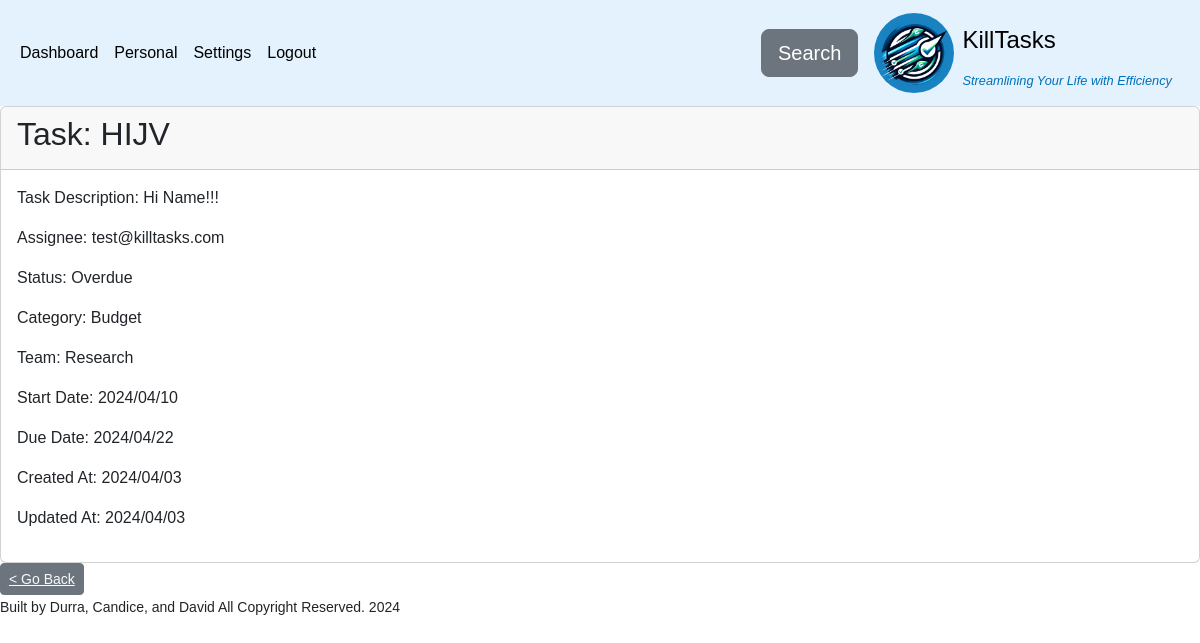
/private/task_view.php?task_id=29 (signed in), run on an earlier commit of the app's database.
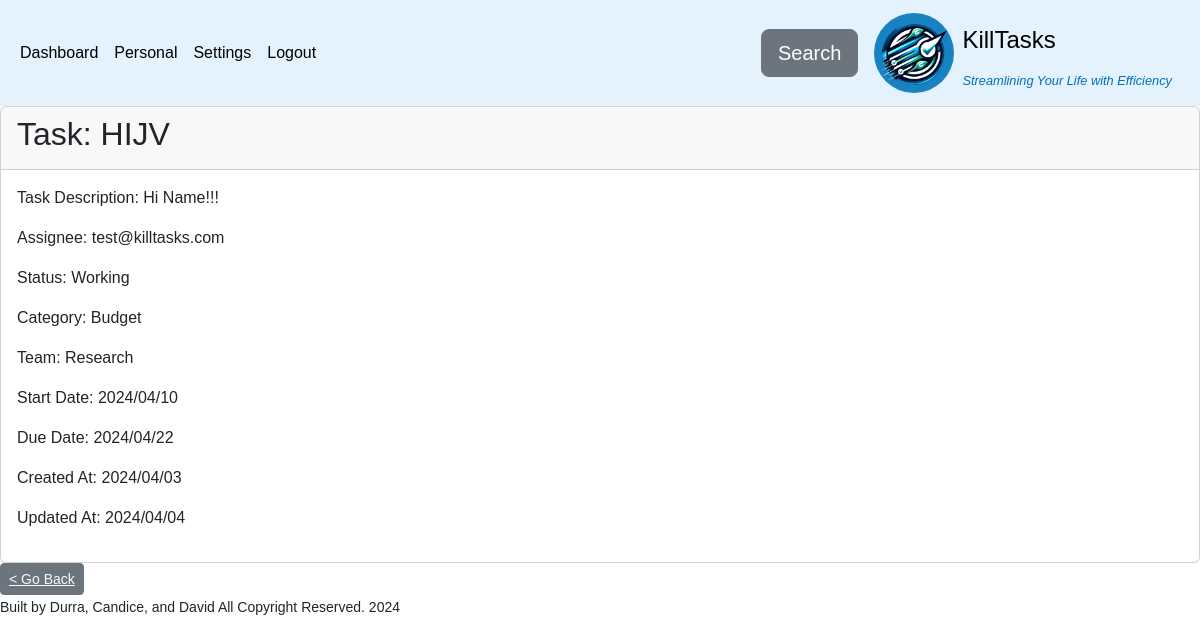
And on a later commit of the database.
### tables this page shows
CREATE TABLE `task` (
  `task_id` int(11) NOT NULL,
  `task_name` varchar(255) DEFAULT NULL,
  `task_description` varchar(255) DEFAULT NULL,
  `user_email` varchar(50) NOT NULL,
  `category` varchar(50) NOT NULL,
  `status` varchar(50) NOT NULL DEFAULT 'working',
  `team` varchar(50) DEFAULT NULL,
  `created_at` timestamp NOT NULL DEFAULT current_timestamp(),
  `updated_at` datetime DEFAULT current_timestamp() ON UPDATE current_timestamp(),
  `start_date` timestamp NULL DEFAULT NULL,
  `due_date` timestamp NULL DEFAULT NULL,
  `deleted` tinyint(1) NOT NULL DEFAULT 0
);

### server/config/pdo.php (called while the page is built, shortened)
<?php
  class PdoDao {
    private PDO $pdo;
    private static string $DB_HOST = "localhost";
    private static string $DB_USER = "admin";
    private static string $DB_PASS = "admin";
    private static string $DB_NAME = "killtasks";
    private static string $DB_PORT = "3306";
    function __construct() {
      $dsn = "mysql:host=" . self::$DB_HOST . ";dbname=" . self::$DB_NAME . ";port=" . self::$DB_PORT;
      try {
        $this->pdo = new PDO($dsn, self::$DB_USER, self::$DB_PASS);
        $this->pdo->setAttribute(PDO::ATTR_ERRMODE, PDO::ERRMODE_EXCEPTION);
      } catch (PDOException $e) {
        echo "Connection failed: " . $e->getMessage();
      }
    }
    function get_pdo(): PDO {
      return $this->pdo;
    }
  }

### server/service/task.php (called while the page is built, shortened)
<?php
include_once("../server/model/task.php");
include_once("../server/config/pdo.php");
include_once("../server/utils/convertors.php");
class TaskService
{
  private PDO $conn;
  public function __construct(PdoDao $pdo = new PdoDao())
  {
    $this->conn = $pdo->get_pdo();
  }
  public function get_task_by_id(int $task_id): Task
  {
    $sql = " SELECT
      * FROM task
      WHERE task_id = :task_id
      ;
    ";
    try {
      $stmt = $this->conn->prepare($sql);
      $stmt->bindParam(':task_id', $task_id, PDO::PARAM_INT);
      $stmt->execute();
      $result =  $stmt->fetch(PDO::FETCH_ASSOC);
      if (!empty($result)) {
        return new Task(
          $result['task_id'],
          $result['task_name'],
          $result['task_description'],
          $result['user_email'],
          $result['category'],
          $result['status'],
          $result['team'],
          $result['start_date'],
          $result['due_date'],
          $result['created_at'],
          $result['updated_at']
        );
      }
    } catch (PDOException $e) {
      echo $e->getMessage();
    }
  }
}

### server/model/task.php (called while the page is built, shortened)
<?php
class Task implements \JsonSerializable
{
  private string $task_name;
  private string $task_description;
  private string $user_email;
  private string $category;
  private string $status;
  private string $team;
  private ?string $created_at;
  private ?string $updated_at;
  private string $start_date;
  private string $due_date;
  function __construct(?int $task_id, string $task_name, string $task_description, string $user_email, string $category, string $status,  string $team, string $start_date, string $due_date, ?string $created_at = null, ?string $updated_at = null)
  {
    $this->task_name = $task_name;
    $this->task_description = $task_description;
    $this->user_email = $user_email;
    $this->status = strtolower($status);
    $this->category = strtolower($category);
    $this->team = strtolower( $team);
    $this->created_at = $created_at;
    $this->updated_at = $updated_at;
    $this->start_date = $start_date;
    $this->due_date = $due_date;
  }
  public function get_task_name(): string
  {
    return $this->task_name;
  }
  public function get_task_description(): string
  {
    return $this->task_description;
  }
  public function get_user_email(): string
  {
    return $this->user_email;
  }
  public function get_team(): string | null
  {
    return $this->team;
  }
  public function get_status(): string
  {
    return $this->status;
  }
  public function get_category(): string | null
  {
    return $this->category;
  }
  public function get_created_at(): string
  {
    return $this->created_at;
  }
  public function get_updated_at(): string | null
  {
    return $this->updated_at;
  }
  public function get_start_date(): string | null
  {
    return $this->start_date;
  }
  public function get_due_date(): string | null
  {
    return $this->due_date;
  }
}

### server/utils/convertors.php (called while the page is built, shortened)
<?php
function string_to_date(?string  $date, string $format = "c")
{
  return $date  ?  date($format, strtotime($date)) : "";
}

### private/task_view.php (the view, shortened to what the changed rows need)
<?php
include_once("../server/service/task.php");
include_once("../server/utils/convertors.php");
if (isset($_GET["task_id"])) {
  $task_id = $_GET['task_id'];
  $service = new TaskService();
  $task = $service->get_task_by_id(intval($task_id));
  if (isset($task)) {
    $task_name = $task->get_task_name();
    $task_description = $task->get_task_description();
    $status = ucwords($task->get_status());
    $category = ucwords($task->get_category());
    $team = ucwords($task->get_team());
    $user_email= $task->get_user_email();
    $start_date = $task->get_start_date()  != "" ? string_to_date($task->get_start_date(), 'Y/m/d') : "";
    $due_date = $task->get_due_date()!= "" ?  string_to_date($task->get_due_date(), 'Y/m/d') : "";
    $created_at = string_to_date($task->get_created_at(), 'Y/m/d');
    $update_at = $task->get_updated_at() != ""  ? string_to_date($task->get_updated_at(), 'Y/m/d'): "" ;
  }
}
?>
<?php include("../partials/header.php") ?>
<main class="">
    <div class="card">
      <div class="card-header">
        <h2>Task: <?php echo $task_name ?></h2>
      </div>
      <div class="card-body">
        <p>Task Description: <?php echo $task_description ?></p>
        <p>Assignee: <?php echo $user_email?></p>
        <p>Status: <?php echo $status ?></p>
        <p>Category: <?php echo $category ?></p>
        <p>Team: <?php echo $team ?></p>
        <p>Start Date: <?php echo $start_date ?></p>
        <p>Due Date: <?php echo $due_date ?></p>
        <p>Created At: <?php echo $created_at ?></p>
        <p>Updated At: <?php echo $update_at ?></p>
      </div>
    </div>
</main>
<?php include("../partials/footer.php") ?>

What changed in the data, as far as the page shows it:
changed task "HIJV": status "Overdue" → "Working"; updated_at "2024/04/03" → "2024/04/04"
